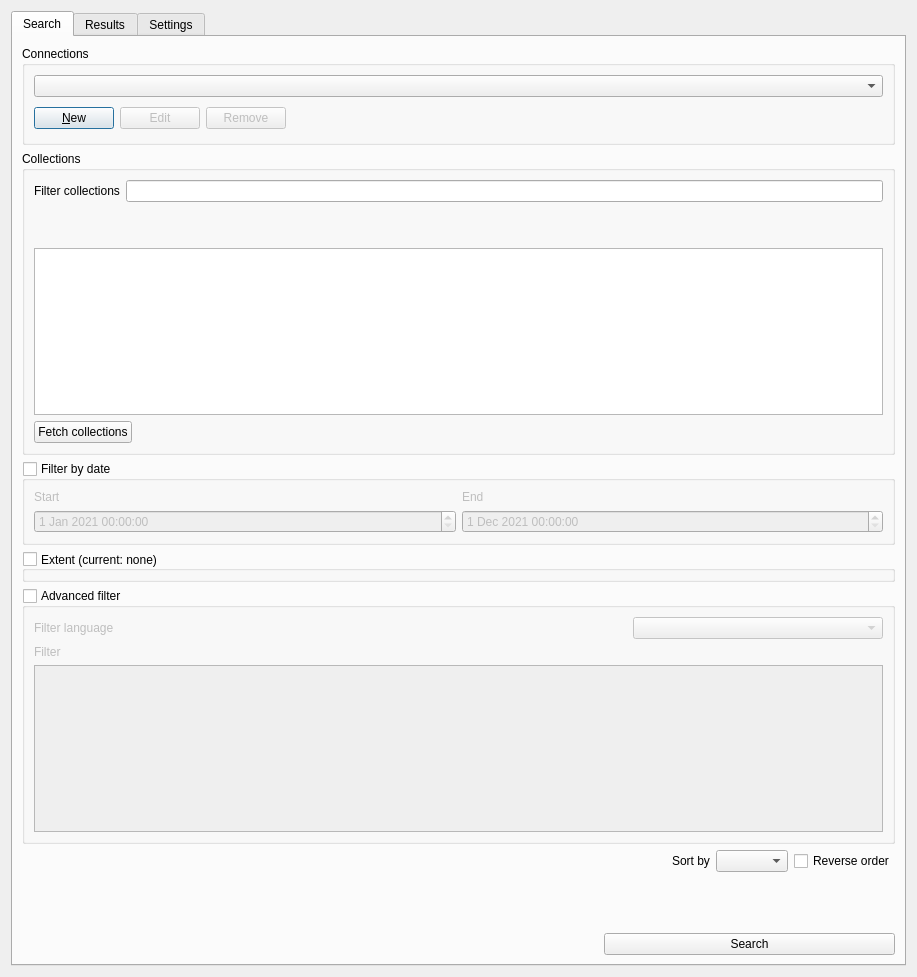
<?xml version="1.0" encoding="UTF-8"?>
<ui version="4.0">
 <class>Dialog</class>
 <widget class="QDialog" name="Dialog">
  <property name="geometry">
   <rect>
    <x>0</x>
    <y>0</y>
    <width>917</width>
    <height>977</height>
   </rect>
  </property>
  <property name="font">
   <font>
    <weight>50</weight>
    <bold>false</bold>
   </font>
  </property>
  <property name="windowTitle">
   <string>STAC API Browser</string>
  </property>
  <layout class="QVBoxLayout" name="verticalLayout">
   <item>
    <widget class="QTabWidget" name="container">
     <property name="sizePolicy">
      <sizepolicy hsizetype="Preferred" vsizetype="Preferred">
       <horstretch>0</horstretch>
       <verstretch>0</verstretch>
      </sizepolicy>
     </property>
     <property name="currentIndex">
      <number>0</number>
     </property>
     <widget class="QWidget" name="search">
      <attribute name="title">
       <string>Search</string>
      </attribute>
      <layout class="QVBoxLayout" name="verticalLayout_2">
       <item>
        <widget class="QGroupBox" name="connections_group">
         <property name="sizePolicy">
          <sizepolicy hsizetype="Preferred" vsizetype="Fixed">
           <horstretch>0</horstretch>
           <verstretch>0</verstretch>
          </sizepolicy>
         </property>
         <property name="title">
          <string>Connections</string>
         </property>
         <layout class="QVBoxLayout" name="verticalLayout_4">
          <item>
           <widget class="QComboBox" name="connections_box"/>
          </item>
          <item>
           <layout class="QHBoxLayout" name="horizontalLayout_2">
            <item>
             <widget class="QPushButton" name="new_connection_btn">
              <property name="toolTip">
               <string>Create a new service connection</string>
              </property>
              <property name="text">
               <string>&amp;New</string>
              </property>
             </widget>
            </item>
            <item>
             <widget class="QPushButton" name="edit_connection_btn">
              <property name="enabled">
               <bool>false</bool>
              </property>
              <property name="toolTip">
               <string>Edit selected service connection</string>
              </property>
              <property name="text">
               <string>Edit</string>
              </property>
             </widget>
            </item>
            <item>
             <widget class="QPushButton" name="remove_connection_btn">
              <property name="enabled">
               <bool>false</bool>
              </property>
              <property name="toolTip">
               <string>Remove connection to selected service</string>
              </property>
              <property name="text">
               <string>Remove</string>
              </property>
             </widget>
            </item>
            <item>
             <spacer name="horizontal_space">
              <property name="orientation">
               <enum>Qt::Horizontal</enum>
              </property>
              <property name="sizeType">
               <enum>QSizePolicy::Expanding</enum>
              </property>
              <property name="sizeHint" stdset="0">
               <size>
                <width>171</width>
                <height>30</height>
               </size>
              </property>
             </spacer>
            </item>
           </layout>
          </item>
         </layout>
        </widget>
       </item>
       <item>
        <widget class="QgsCollapsibleGroupBox" name="collections_group">
         <property name="title">
          <string>Collections</string>
         </property>
         <property name="collapsed">
          <bool>false</bool>
         </property>
         <layout class="QVBoxLayout" name="verticalLayout_10">
          <item>
           <layout class="QGridLayout" name="gridLayout_4">
            <item row="3" column="1">
             <widget class="QLineEdit" name="filter_text">
              <property name="toolTip">
               <string>Filter and search the fetched collections, using the title property.</string>
              </property>
             </widget>
            </item>
            <item row="3" column="0">
             <widget class="QLabel" name="label_2">
              <property name="toolTip">
               <string>Filter and search the fetched collections, using the title property.</string>
              </property>
              <property name="text">
               <string>Filter collections</string>
              </property>
             </widget>
            </item>
           </layout>
          </item>
          <item>
           <widget class="QLabel" name="result_collections_la">
            <property name="text">
             <string/>
            </property>
            <property name="wordWrap">
             <bool>true</bool>
            </property>
           </widget>
          </item>
          <item>
           <widget class="QLabel" name="selected_collections_la">
            <property name="text">
             <string/>
            </property>
            <property name="wordWrap">
             <bool>true</bool>
            </property>
           </widget>
          </item>
          <item>
           <layout class="QVBoxLayout" name="verticalLayout_5">
            <item>
             <widget class="QTreeView" name="collections_tree">
              <property name="toolTip">
               <string>Click on an item to select the collection.</string>
              </property>
              <property name="editTriggers">
               <set>QAbstractItemView::NoEditTriggers</set>
              </property>
              <property name="selectionMode">
               <enum>QAbstractItemView::MultiSelection</enum>
              </property>
              <property name="indentation">
               <number>5</number>
              </property>
              <property name="sortingEnabled">
               <bool>true</bool>
              </property>
              <property name="allColumnsShowFocus">
               <bool>true</bool>
              </property>
              <property name="wordWrap">
               <bool>true</bool>
              </property>
             </widget>
            </item>
           </layout>
          </item>
          <item>
           <layout class="QHBoxLayout" name="horizontalLayout_3">
            <item>
             <widget class="QPushButton" name="fetch_collections_btn">
              <property name="toolTip">
               <string>Get all collections provided by the current STAC API connection</string>
              </property>
              <property name="text">
               <string>Fetch collections</string>
              </property>
             </widget>
            </item>
            <item>
             <spacer name="horizontalSpacer_5">
              <property name="orientation">
               <enum>Qt::Horizontal</enum>
              </property>
              <property name="sizeHint" stdset="0">
               <size>
                <width>40</width>
                <height>20</height>
               </size>
              </property>
             </spacer>
            </item>
           </layout>
          </item>
         </layout>
        </widget>
       </item>
       <item>
        <widget class="QgsCollapsibleGroupBox" name="date_filter_group">
         <property name="toolTip">
          <string/>
         </property>
         <property name="title">
          <string>Filter by date</string>
         </property>
         <property name="checkable">
          <bool>true</bool>
         </property>
         <property name="checked">
          <bool>false</bool>
         </property>
         <property name="collapsed">
          <bool>true</bool>
         </property>
         <layout class="QGridLayout" name="gridLayout_2">
          <item row="0" column="0">
           <widget class="QLabel" name="label_13">
            <property name="text">
             <string>Start</string>
            </property>
           </widget>
          </item>
          <item row="0" column="1">
           <widget class="QLabel" name="label_14">
            <property name="text">
             <string>End</string>
            </property>
           </widget>
          </item>
          <item row="1" column="0">
           <widget class="QgsDateTimeEdit" name="start_dte">
            <property name="toolTip">
             <string/>
            </property>
            <property name="dateTime">
             <datetime>
              <hour>0</hour>
              <minute>0</minute>
              <second>0</second>
              <year>2021</year>
              <month>1</month>
              <day>1</day>
             </datetime>
            </property>
           </widget>
          </item>
          <item row="1" column="1">
           <widget class="QgsDateTimeEdit" name="end_dte">
            <property name="dateTime">
             <datetime>
              <hour>0</hour>
              <minute>0</minute>
              <second>0</second>
              <year>2021</year>
              <month>12</month>
              <day>1</day>
             </datetime>
            </property>
            <property name="date">
             <date>
              <year>2021</year>
              <month>12</month>
              <day>1</day>
             </date>
            </property>
           </widget>
          </item>
         </layout>
        </widget>
       </item>
       <item>
        <widget class="QgsExtentGroupBox" name="extent_box">
         <property name="enabled">
          <bool>true</bool>
         </property>
         <property name="sizePolicy">
          <sizepolicy hsizetype="Preferred" vsizetype="Fixed">
           <horstretch>0</horstretch>
           <verstretch>0</verstretch>
          </sizepolicy>
         </property>
         <property name="layoutDirection">
          <enum>Qt::LeftToRight</enum>
         </property>
         <property name="title">
          <string>Extent (current: none)</string>
         </property>
         <property name="alignment">
          <set>Qt::AlignLeading|Qt::AlignLeft|Qt::AlignVCenter</set>
         </property>
         <property name="flat">
          <bool>true</bool>
         </property>
         <property name="checkable">
          <bool>true</bool>
         </property>
         <property name="checked">
          <bool>false</bool>
         </property>
         <property name="collapsed">
          <bool>true</bool>
         </property>
        </widget>
       </item>
       <item>
        <widget class="QgsCollapsibleGroupBox" name="advanced_box">
         <property name="toolTip">
          <string>&lt;html&gt;&lt;head/&gt;&lt;body&gt;&lt;p&gt;Insert filter text to be used, the type of filter should align with the &lt;/p&gt;&lt;p&gt;current selected filter language.&lt;/p&gt;&lt;/body&gt;&lt;/html&gt;</string>
         </property>
         <property name="title">
          <string>Advanced filter</string>
         </property>
         <property name="checkable">
          <bool>true</bool>
         </property>
         <property name="checked">
          <bool>false</bool>
         </property>
         <property name="collapsed">
          <bool>true</bool>
         </property>
         <layout class="QVBoxLayout" name="verticalLayout_12">
          <item>
           <layout class="QHBoxLayout" name="horizontalLayout_7">
            <item>
             <widget class="QLabel" name="label_4">
              <property name="toolTip">
               <string>Filter and search the fetched collections, using the title property.</string>
              </property>
              <property name="text">
               <string>Filter language</string>
              </property>
             </widget>
            </item>
            <item>
             <spacer name="horizontalSpacer_6">
              <property name="orientation">
               <enum>Qt::Horizontal</enum>
              </property>
              <property name="sizeHint" stdset="0">
               <size>
                <width>40</width>
                <height>20</height>
               </size>
              </property>
             </spacer>
            </item>
            <item>
             <widget class="QComboBox" name="filter_lang_cmb">
              <property name="minimumSize">
               <size>
                <width>250</width>
                <height>0</height>
               </size>
              </property>
              <property name="toolTip">
               <string>Select filter language to be used.</string>
              </property>
              <property name="minimumContentsLength">
               <number>0</number>
              </property>
             </widget>
            </item>
           </layout>
          </item>
          <item>
           <widget class="QLabel" name="label_5">
            <property name="text">
             <string>Filter</string>
            </property>
           </widget>
          </item>
          <item>
           <widget class="QTextEdit" name="filter_edit">
            <property name="toolTip">
             <string/>
            </property>
            <property name="styleSheet">
             <string notr="true"/>
            </property>
           </widget>
          </item>
         </layout>
        </widget>
       </item>
       <item>
        <layout class="QHBoxLayout" name="horizontalLayout">
         <item>
          <spacer name="horizontalSpacer_8">
           <property name="orientation">
            <enum>Qt::Horizontal</enum>
           </property>
           <property name="sizeHint" stdset="0">
            <size>
             <width>40</width>
             <height>20</height>
            </size>
           </property>
          </spacer>
         </item>
         <item>
          <widget class="QLabel" name="sort_by_la">
           <property name="sizePolicy">
            <sizepolicy hsizetype="Minimum" vsizetype="Preferred">
             <horstretch>0</horstretch>
             <verstretch>0</verstretch>
            </sizepolicy>
           </property>
           <property name="styleSheet">
            <string notr="true"/>
           </property>
           <property name="text">
            <string>Sort by</string>
           </property>
           <property name="buddy">
            <cstring>sort_cmb</cstring>
           </property>
          </widget>
         </item>
         <item>
          <widget class="QComboBox" name="sort_cmb">
           <property name="sizePolicy">
            <sizepolicy hsizetype="Preferred" vsizetype="Maximum">
             <horstretch>0</horstretch>
             <verstretch>0</verstretch>
            </sizepolicy>
           </property>
           <property name="minimumSize">
            <size>
             <width>0</width>
             <height>0</height>
            </size>
           </property>
          </widget>
         </item>
         <item>
          <widget class="QCheckBox" name="reverse_order_box">
           <property name="minimumSize">
            <size>
             <width>0</width>
             <height>0</height>
            </size>
           </property>
           <property name="layoutDirection">
            <enum>Qt::LeftToRight</enum>
           </property>
           <property name="text">
            <string>Reverse order</string>
           </property>
          </widget>
         </item>
        </layout>
       </item>
       <item>
        <spacer name="horizontalSpacer_10">
         <property name="orientation">
          <enum>Qt::Horizontal</enum>
         </property>
         <property name="sizeHint" stdset="0">
          <size>
           <width>40</width>
           <height>20</height>
          </size>
         </property>
        </spacer>
       </item>
       <item>
        <spacer name="horizontalSpacer_9">
         <property name="orientation">
          <enum>Qt::Horizontal</enum>
         </property>
         <property name="sizeHint" stdset="0">
          <size>
           <width>40</width>
           <height>20</height>
          </size>
         </property>
        </spacer>
       </item>
       <item>
        <spacer name="verticalSpacer">
         <property name="orientation">
          <enum>Qt::Vertical</enum>
         </property>
         <property name="sizeHint" stdset="0">
          <size>
           <width>20</width>
           <height>40</height>
          </size>
         </property>
        </spacer>
       </item>
       <item>
        <layout class="QGridLayout" name="gridLayout_3">
         <item row="0" column="2">
          <widget class="QPushButton" name="search_btn">
           <property name="sizePolicy">
            <sizepolicy hsizetype="Expanding" vsizetype="Preferred">
             <horstretch>0</horstretch>
             <verstretch>0</verstretch>
            </sizepolicy>
           </property>
           <property name="minimumSize">
            <size>
             <width>0</width>
             <height>0</height>
            </size>
           </property>
           <property name="toolTip">
            <string/>
           </property>
           <property name="text">
            <string>Search</string>
           </property>
           <property name="default">
            <bool>true</bool>
           </property>
          </widget>
         </item>
         <item row="0" column="1">
          <spacer name="horizontalSpacer_4">
           <property name="orientation">
            <enum>Qt::Horizontal</enum>
           </property>
           <property name="sizeHint" stdset="0">
            <size>
             <width>40</width>
             <height>20</height>
            </size>
           </property>
          </spacer>
         </item>
         <item row="0" column="0">
          <spacer name="horizontalSpacer_3">
           <property name="orientation">
            <enum>Qt::Horizontal</enum>
           </property>
           <property name="sizeHint" stdset="0">
            <size>
             <width>40</width>
             <height>20</height>
            </size>
           </property>
          </spacer>
         </item>
        </layout>
       </item>
      </layout>
     </widget>
     <widget class="QWidget" name="results">
      <attribute name="title">
       <string>Results</string>
      </attribute>
      <layout class="QVBoxLayout" name="verticalLayout_8">
       <item>
        <layout class="QGridLayout" name="gridLayout_5">
         <item row="0" column="0">
          <layout class="QHBoxLayout" name="horizontalLayout_4">
           <item>
            <widget class="QLabel" name="label">
             <property name="text">
              <string>Filter</string>
             </property>
            </widget>
           </item>
           <item>
            <widget class="QLineEdit" name="items_filter">
             <property name="toolTip">
              <string>Filter by item id</string>
             </property>
            </widget>
           </item>
          </layout>
         </item>
         <item row="0" column="1">
          <spacer name="horizontalSpacer_7">
           <property name="orientation">
            <enum>Qt::Horizontal</enum>
           </property>
           <property name="sizeHint" stdset="0">
            <size>
             <width>40</width>
             <height>20</height>
            </size>
           </property>
          </spacer>
         </item>
        </layout>
       </item>
       <item>
        <layout class="QHBoxLayout" name="horizontalLayout_6">
         <item>
          <widget class="QLabel" name="result_items_la">
           <property name="text">
            <string/>
           </property>
          </widget>
         </item>
         <item>
          <spacer name="horizontalSpacer_2">
           <property name="orientation">
            <enum>Qt::Horizontal</enum>
           </property>
           <property name="sizeHint" stdset="0">
            <size>
             <width>37</width>
             <height>17</height>
            </size>
           </property>
          </spacer>
         </item>
        </layout>
       </item>
       <item>
        <widget class="QScrollArea" name="scroll_area">
         <property name="widgetResizable">
          <bool>true</bool>
         </property>
         <widget class="QWidget" name="scrollAreaWidgetContents">
          <property name="geometry">
           <rect>
            <x>0</x>
            <y>0</y>
            <width>875</width>
            <height>815</height>
           </rect>
          </property>
         </widget>
        </widget>
       </item>
       <item>
        <layout class="QHBoxLayout" name="pagination">
         <property name="sizeConstraint">
          <enum>QLayout::SetMinimumSize</enum>
         </property>
         <item>
          <widget class="QPushButton" name="clear_results_btn">
           <property name="toolTip">
            <string>Clear the current results</string>
           </property>
           <property name="text">
            <string>Clear</string>
           </property>
          </widget>
         </item>
         <item>
          <spacer name="horizontalSpacer">
           <property name="orientation">
            <enum>Qt::Horizontal</enum>
           </property>
           <property name="sizeType">
            <enum>QSizePolicy::Expanding</enum>
           </property>
           <property name="sizeHint" stdset="0">
            <size>
             <width>40</width>
             <height>20</height>
            </size>
           </property>
          </spacer>
         </item>
         <item>
          <widget class="QPushButton" name="prev_btn">
           <property name="enabled">
            <bool>true</bool>
           </property>
           <property name="sizePolicy">
            <sizepolicy hsizetype="Minimum" vsizetype="Maximum">
             <horstretch>0</horstretch>
             <verstretch>0</verstretch>
            </sizepolicy>
           </property>
           <property name="toolTip">
            <string>Go back to previous page</string>
           </property>
           <property name="text">
            <string>Previous</string>
           </property>
          </widget>
         </item>
         <item>
          <widget class="QPushButton" name="next_btn">
           <property name="enabled">
            <bool>true</bool>
           </property>
           <property name="sizePolicy">
            <sizepolicy hsizetype="Minimum" vsizetype="Maximum">
             <horstretch>0</horstretch>
             <verstretch>0</verstretch>
            </sizepolicy>
           </property>
           <property name="toolTip">
            <string>Go to next page</string>
           </property>
           <property name="text">
            <string>Next</string>
           </property>
          </widget>
         </item>
        </layout>
       </item>
      </layout>
     </widget>
     <widget class="QWidget" name="settings">
      <attribute name="title">
       <string>Settings</string>
      </attribute>
      <layout class="QVBoxLayout" name="verticalLayout_9">
       <item>
        <widget class="QGroupBox" name="mConnectionGroupBox_2">
         <property name="sizePolicy">
          <sizepolicy hsizetype="Minimum" vsizetype="Maximum">
           <horstretch>0</horstretch>
           <verstretch>0</verstretch>
          </sizepolicy>
         </property>
         <property name="title">
          <string>Configurations</string>
         </property>
         <layout class="QGridLayout" name="gridLayout_10">
          <item row="2" column="0">
           <layout class="QGridLayout" name="gridLayout_11">
            <item row="0" column="0">
             <widget class="QLabel" name="download_folder">
              <property name="sizePolicy">
               <sizepolicy hsizetype="Preferred" vsizetype="Preferred">
                <horstretch>0</horstretch>
                <verstretch>0</verstretch>
               </sizepolicy>
              </property>
              <property name="minimumSize">
               <size>
                <width>0</width>
                <height>30</height>
               </size>
              </property>
              <property name="toolTip">
               <string>Choose folder to be used to store downloaded assets</string>
              </property>
              <property name="text">
               <string>Download folder</string>
              </property>
             </widget>
            </item>
            <item row="0" column="2">
             <widget class="QPushButton" name="open_folder_btn">
              <property name="minimumSize">
               <size>
                <width>0</width>
                <height>30</height>
               </size>
              </property>
              <property name="toolTip">
               <string>Click to open the download folder</string>
              </property>
              <property name="text">
               <string>Open</string>
              </property>
             </widget>
            </item>
            <item row="0" column="1">
             <widget class="QgsFileWidget" name="download_folder_btn">
              <property name="sizePolicy">
               <sizepolicy hsizetype="Expanding" vsizetype="Fixed">
                <horstretch>0</horstretch>
                <verstretch>0</verstretch>
               </sizepolicy>
              </property>
              <property name="minimumSize">
               <size>
                <width>100</width>
                <height>30</height>
               </size>
              </property>
              <property name="toolTip">
               <string>Choose folder to be used to store downloaded assets</string>
              </property>
              <property name="fileWidgetButtonVisible">
               <bool>true</bool>
              </property>
              <property name="storageMode">
               <enum>QgsFileWidget::GetDirectory</enum>
              </property>
              <property name="options">
               <set>QFileDialog::ShowDirsOnly</set>
              </property>
             </widget>
            </item>
           </layout>
          </item>
          <item row="3" column="0">
           <widget class="QCheckBox" name="asset_loading">
            <property name="toolTip">
             <string>&lt;html&gt;&lt;head/&gt;&lt;body&gt;&lt;p&gt;This setting enables loading item assets that can be added into QGIS as map layers after dowloading them.&lt;/p&gt;&lt;/body&gt;&lt;/html&gt;</string>
            </property>
            <property name="text">
             <string>Enable loading assets after download</string>
            </property>
           </widget>
          </item>
         </layout>
        </widget>
       </item>
       <item>
        <spacer name="verticalSpacer_3">
         <property name="orientation">
          <enum>Qt::Vertical</enum>
         </property>
         <property name="sizeHint" stdset="0">
          <size>
           <width>20</width>
           <height>40</height>
          </size>
         </property>
        </spacer>
       </item>
      </layout>
     </widget>
    </widget>
   </item>
  </layout>
 </widget>
 <customwidgets>
  <customwidget>
   <class>QgsCollapsibleGroupBox</class>
   <extends>QGroupBox</extends>
   <header>qgscollapsiblegroupbox.h</header>
   <container>1</container>
  </customwidget>
  <customwidget>
   <class>QgsDateTimeEdit</class>
   <extends>QDateTimeEdit</extends>
   <header>qgsdatetimeedit.h</header>
  </customwidget>
  <customwidget>
   <class>QgsExtentGroupBox</class>
   <extends>QgsCollapsibleGroupBox</extends>
   <header>qgsextentgroupbox.h</header>
   <container>1</container>
  </customwidget>
  <customwidget>
   <class>QgsFileWidget</class>
   <extends>QWidget</extends>
   <header>qgsfilewidget.h</header>
  </customwidget>
 </customwidgets>
 <resources/>
 <connections/>
</ui>
